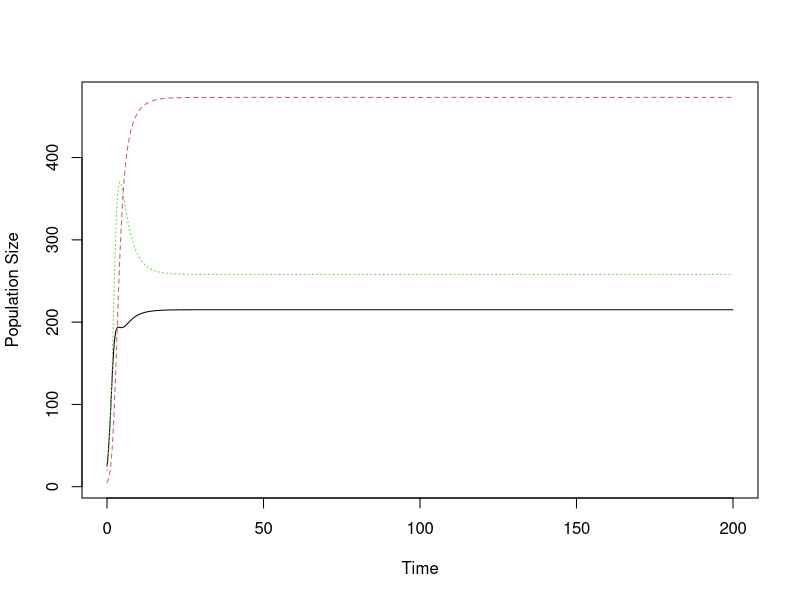
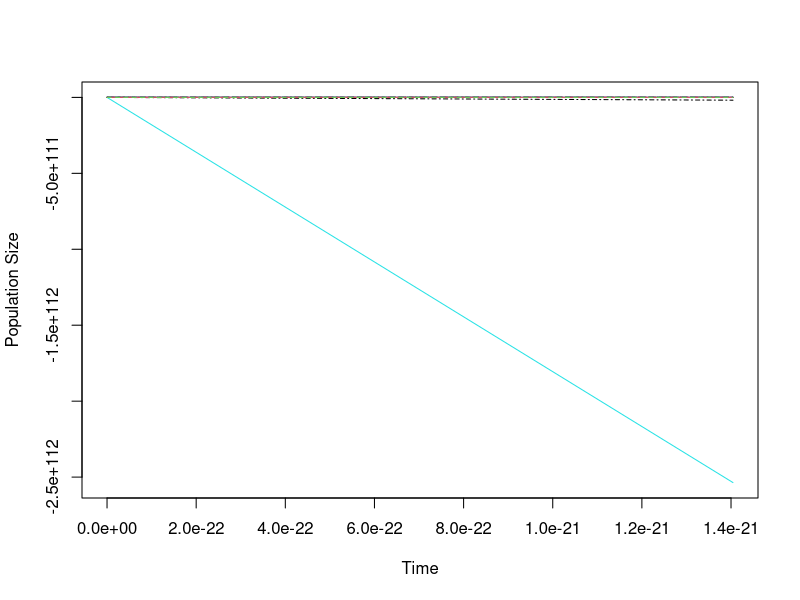
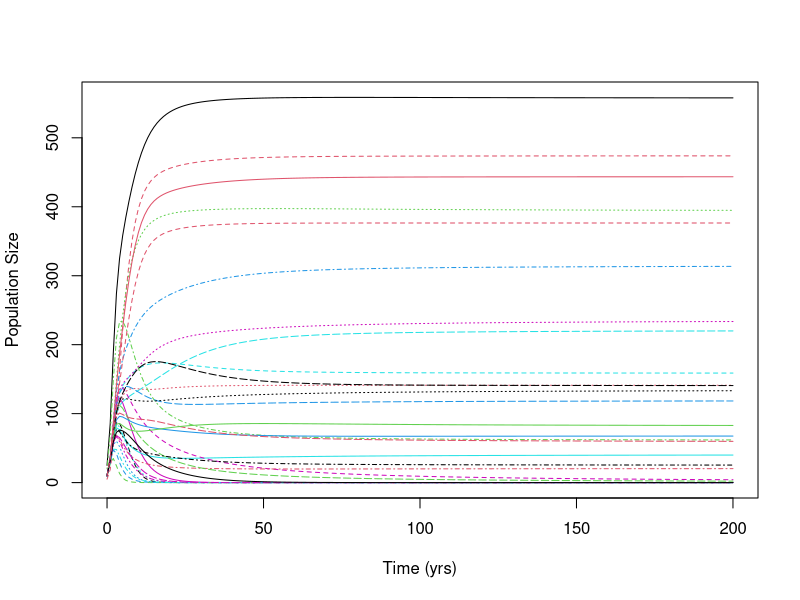
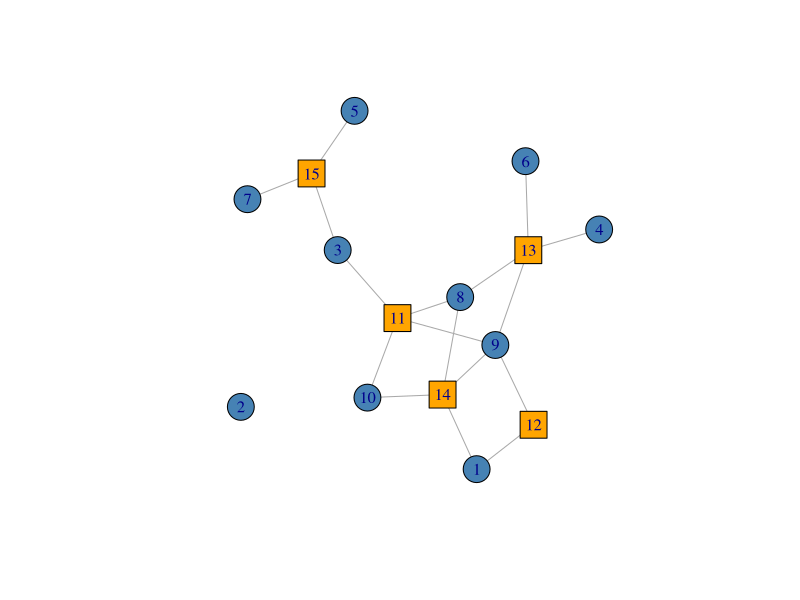
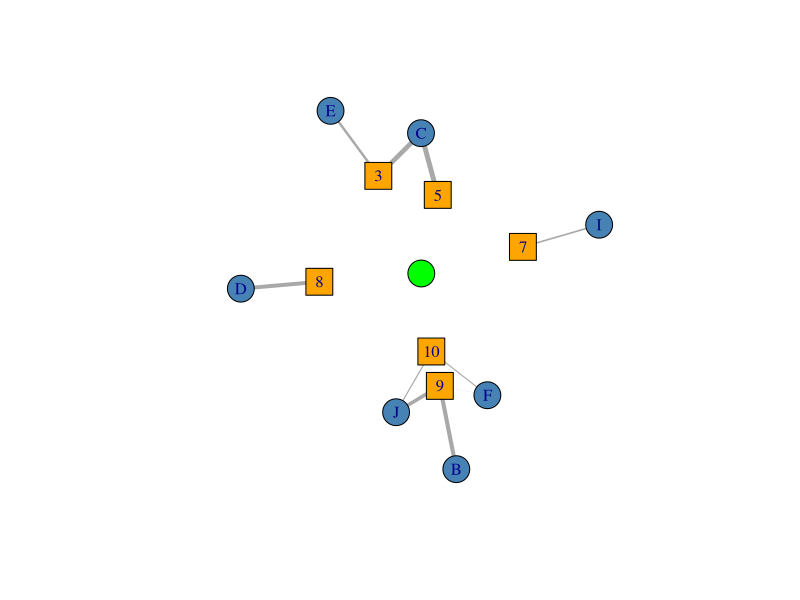
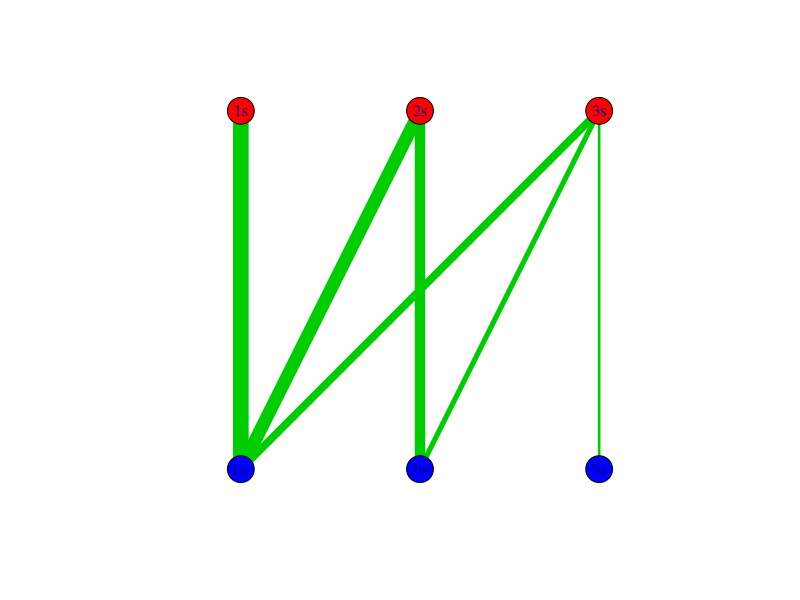
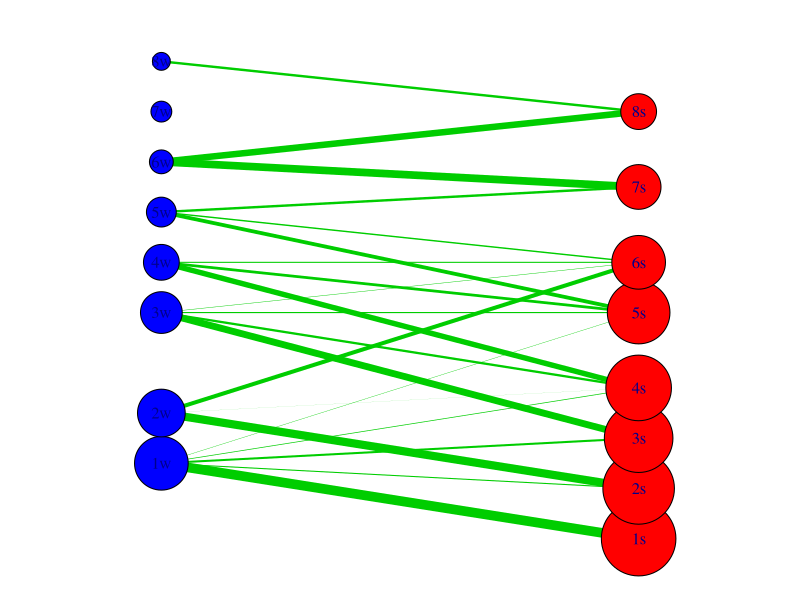

Write R code to recreate these figures, in order.
## ---- chunk 1
knitr::opts_chunk$set(echo = TRUE)
## ---- chunk 2
library(tidyr)
library(dplyr)
library(tidyverse)
library(deSolve)
library(lattice)
library(igraph)
## ---- chunk 3
PredpreyLV <- function(t,y,p){
  N1<-y[1]
  N2<-y[2]
  M1<-y[3]
  with(as.list(p),{
    mdN1dt<-r*m*N1*(1-C*((a*m*N1+b*m*M1)/Ks+(a*m*N1)/Kw1))
    mdN2dt<-r*m*N2*(1-C*((a*m*N2)/Ks+(a*m*N2+b*m*M1)/Kw2))
    mdM1dt<-r*m*M1*(1-C*((a*m*M1+b*m*N1)/Ks+(a*m*M1+b*m*N2)/Kw2))
    return(list(c(mdN1dt,mdN2dt,mdM1dt)))        
  })
}

r<-0.5;
a<-1;
b<-1;
C<-0.5;
m<-3
Ks<-2000;
Kw1<-500;
Kw2<-1700
p<-(c(r=r,a=a,b=b,C=C,m=m,Ks=Ks,Kw1=Kw1,Kw2=Kw2))
y0<-c(N1=25,N2=5,M1=20)
times<-seq(0,200,0.1)
LV.out<-ode(y=y0,times,PredpreyLV,p)
print(LV.out)

matplot(LV.out[,1],LV.out[,2:4],type="l",ylab="Population Size",xlab="Time")
## ---- chunk 4
PredpreyLV <- function(t,y,p){
  N1<-y[1]
  N2<-y[2]
  N3<-y[3]
  N4<-y[4]
  N5<-y[5]
  N6<-y[6]
  N7<-y[7]
  N8<-y[8]
  M1<-y[9]
  M2<-y[9]
  M3<-y[9]
  M4<-y[9]
  M5<-y[9]
  M6<-y[9]
  M7<-y[9]
  M8<-y[9]
  M9<-y[9]
  M10<-y[10]
  M11<-y[11]
  M12<-y[12]
  M13<-y[13]
  M14<-y[14]
  M15<-y[15]
  M16<-y[16]
  M17<-y[17]
  M18<-y[18]
  M19<-y[19]
  M20<-y[20]
  M21<-y[21]
  M22<-y[22]
  M23<-y[23]
  M24<-y[24]
  M25<-y[25]
  M26<-y[26]
  M27<-y[27]
  M28<-y[28]
  with(as.list(p),{
    mdN1dt<-r*m*N1*(1-C*((a*m*N1)/Ks+(a*m*(N1+M1+M2+M4+M7+M11+M16+M22))/Kw1))
    mdN2dt<-r*m*N2*(1-C*((a*m*(N2+M1))/Ks+(a*m*(N2+M3+M8+M12+M17+M23))/Kw2))
    mdN3dt<-r*m*N3*(1-C*((a*m*(N3+M2+M3))/Ks+(a*m*(N3+M6+M9+M13+M18+M24))/Kw3))
    mdN4dt<-r*m*N4*(1-C*((a*m*(N4+M4+M5+M6))/Ks+(a*m*(N4+M10+M14+M19+M25))/Kw4))
    mdN5dt<-r*m*N5*(1-C*((a*m*(N5+M7+M8+M9+M10))/Ks+(a*m*(N5+M15+M20+M26))/Kw5))
    mdN6dt<-r*m*N6*(1-C*((a*m*(N6+M11+M12+M13+M14+M15))/Ks+(a*m*(N6+M21+M27))/Kw6))
    mdN7dt<-r*m*N7*(1-C*((a*m*(N7+M16+M17+M18+M19+M20+M21))/Ks+(a*m*(N7+M28))/Kw7))
    mdN8dt<-r*m*N8*(1-C*((a*m*(N8+M22+M23+M24+M25+M26+M27+M28))/Ks+(a*m*N8)/Kw8))
    mdM1dt<-r*m*M1*(1-C*((a*m*(M1+N2))/Ks+(a*m*(M1+N1+M2+M4+M7+M11+M16+M22))/Kw1))
    mdM2dt<-r*m*M2*(1-C*((a*m*(M2+N3+M3))/Ks+(a*m*(M2+N1+M1+M4+M7+M11+M16+M22))/Kw1))
    mdM3dt<-r*m*M3*(1-C*((a*m*(M3+N3+M2))/Ks+(a*m**(M3+N2+M5+M8+M12+M17+M23))/Kw2))
    mdM4dt<-r*m*M4*(1-C*((a*m*(M4+N4+M5+M6))/Ks+(a*m*(M4+N1+M1+M2+M7+M11+M16+M22))/Kw1))
    mdM5dt<-r*m*M5*(1-C*((a*m*(M5+N4+M4+M6))/Ks+(a*m*(M5+N2+M3+M8+M12+M17+M23))/Kw2))
    mdM6dt<-r*m*M6*(1-C*((a*m*(M6+N4+M4+M5))/Ks+(a*m*(M6+N3+M9+M13+M18+M24))/Kw3))
    mdM7dt<-r*m*M7*(1-C*((a*m*(M7+N5+M8+M9+M10))/Ks+(a*m*(M1+N1+M2+M4+M7+M11+M16+M22))/Kw1))
    mdM8dt<-r*m*M8*(1-C*((a*m*(M8+N5+M7+M9+M10))/Ks+(a*m*(M5+N2+M3+M8+M12+M17+M23))/Kw2))
    mdM9dt<-r*m*M9*(1-C*((a*m*(M9+N5+M7+M8+M10))/Ks+(a*m*(M6+N3+M9+M13+M18+M24))/Kw3))
    mdM10dt<-r*m*M10*(1-C*((a*m*(M10+N5+M7+M8+M9))/Ks+(a*m*(M10+N4+M14+M19+M25))/Kw4))
    mdM11dt<-r*m*M11*(1-C*((a*m*(N6+M11+M12+M13+M14+M15))/Ks+(a*m*(N1+M1+M2+M4+M7+M11+M16+M22))/Kw1))
    mdM12dt<-r*m*M12*(1-C*((a*m*(N6+M11+M12+M13+M14+M15))/Ks+(a*m*(N2+M3+M8+M12+M17+M23))/Kw2))
    mdM13dt<-r*m*M13*(1-C*((a*m*(N6+M11+M12+M13+M14+M15))/Ks+(a*m*(N3+M6+M9+M13+M18+M24))/Kw3))
    mdM14dt<-r*m*M14*(1-C*((a*m*(N6+M11+M12+M13+M14+M15))/Ks+(a*m*(N4+M10+M14+M19+M25))/Kw4))
    mdM15dt<-r*m*M15*(1-C*((a*m*(N6+M11+M12+M13+M14+M15))/Ks+(a*m*(N5+M15+M20+M26))/Kw5))
    mdM16dt<-r*m*M16*(1-C*((a*m*(N7+M16+M17+M18+M19+M20+M21))/Ks+(a*m*(N1+M1+M2+M4+M7+M11+M16+M22))/Kw1))
    mdM17dt<-r*m*M17*(1-C*((a*m*(N7+M16+M17+M18+M19+M20+M21))/Ks+(a*m*(N2+M3+M8+M12+M17+M23))/Kw2))
    mdM18dt<-r*m*M18*(1-C*((a*m*(N7+M16+M17+M18+M19+M20+M21))/Ks+(a*m*(N3+M6+M9+M13+M18+M24))/Kw2))
    mdM19dt<-r*m*M19*(1-C*((a*m*(N7+M16+M17+M18+M19+M20+M21))/Ks+(a*m*(N4+M10+M14+M19+M25))/Kw2))
    mdM20dt<-r*m*M20*(1-C*((a*m*(N7+M16+M17+M18+M19+M20+M21))/Ks+(a*m*(N5+M15+M20+M26))/Kw2))
    mdM21dt<-r*m*M21*(1-C*((a*m*(N7+M16+M17+M18+M19+M20+M21))/Ks+(a*m*(N6+M21+M27))/Kw2))
    mdM22dt<-r*m*M22*(1-C*((a*m*(N8+M22+M23+M24+M25+M26+M27+M28))/Ks+(a*m*(N1+M1+M2+M4+M7+M11+M16+M22))/Kw2))
    mdM23dt<-r*m*M23*(1-C*((a*m*(N8+M22+M23+M24+M25+M26+M27+M28))/Ks+(a*m*(N2+M3+M8+M12+M17+M23))/Kw2))
    mdM24dt<-r*m*M24*(1-C*((a*m*(N8+M22+M23+M24+M25+M26+M27+M28))/Ks+(a*m*(N3+M6+M9+M13+M18+M24))/Kw2))
    mdM25dt<-r*m*M25*(1-C*((a*m*(N8+M22+M23+M24+M25+M26+M27+M28))/Ks+(a*m*(N4+M10+M14+M19+M25))/Kw2))
    mdM26dt<-r*m*M26*(1-C*((a*m*(N8+M22+M23+M24+M25+M26+M27+M28))/Ks+(a*m*(N5+M15+M20+M26))/Kw2))
    mdM27dt<-r*m*M27*(1-C*((a*m*(N8+M22+M23+M24+M25+M26+M27+M28))/Ks+(a*m*(N6+M21+M27))/Kw2))
    mdM28dt<-r*m*M28*(1-C*((a*m*(N8+M22+M23+M24+M25+M26+M27+M28))/Ks+(a*m*(N7+M28))/Kw2))
    return(list(c(mdN1dt,mdN2dt,mdN3dt,mdN4dt,mdN5dt,mdN6dt,mdN7dt,mdN8dt,mdM1dt,mdM2dt,mdM3dt,mdM4dt,mdM5dt,mdM6dt,mdM7dt,mdM8dt,mdM9dt,mdM10dt,mdM11dt,mdM12dt,mdM13dt,mdM14dt,mdM15dt,mdM16dt,mdM17dt,mdM18dt,mdM19dt,mdM20dt,mdM21dt,mdM22dt,mdM23dt,mdM24dt,mdM25dt,mdM26dt,mdM27dt,mdM28dt)))
  })
}

r<-0.5;
a<-1;
b<-1;
C<-0.5;
m<-3
Ks<-2000;
Kw1<-1800;
Kw2<-1600
Kw3<-1400
Kw4<-1200
Kw5<-1000
Kw6<-800
Kw7<-700
Kw8<-600
p<-(c(r=r,a=a,b=b,C=C,m=m,Ks=Ks,Kw1=Kw1,Kw2=Kw2,Kw3=Kw3,Kw4=Kw4,Kw5=Kw5,Kw6=Kw6,Kw7=Kw7,Kw8=Kw8))
y0<-c(N1=25,N2=5,N3=10,N4=10,N5=10,N6=10,N7=10,N8=10,M1=20,M2=10,M3=0,M4=10,M5=10,M6=10,M7=10,M8=10,M9=10,M10=10,M11=0,M12=10,M13=10,M14=10,M15=10,M16=10,M17=10,M18=10,M19=0,M20=10,M21=10,M22=10,M23=10,M24=10,M25=10,M26=10,M27=0,M28=10)
times<-seq(0,200,1)
LV.out<-ode(y=y0,times,PredpreyLV,p)
print(LV.out)

matplot(LV.out[,1],LV.out[,2:28],type="l",ylab="Population Size",xlab="Time")
## ---- chunk 5
PredpreyLV <- function(t,y,p){
  N1<-y[1]
  N2<-y[2]
  N3<-y[3]
  N4<-y[4]
  N5<-y[5]
  N6<-y[6]
  N7<-y[7]
  N8<-y[8]
  M1<-y[9]
  M2<-y[10]
  M4<-y[11]
  M5<-y[12]
  M6<-y[13]
  M7<-y[14]
  M8<-y[15]
  M9<-y[16]
  M10<-y[17]
  M12<-y[18]
  M13<-y[19]
  M14<-y[20]
  M15<-y[21]
  M16<-y[22]
  M17<-y[23]
  M18<-y[24]
  M20<-y[25]
  M21<-y[26]
  M22<-y[27]
  M23<-y[28]
  M24<-y[29]
  M25<-y[30]
  M26<-y[31]
  M28<-y[32]
  with(as.list(p),{
    mdN1dt<-r*m*N1*(1-C*((a*m*N1)/Ks1+(a*m*(N1+M1+M2+M4+M7+M16+M22))/Kw1))
    mdN2dt<-r*m*N2*(1-C*((a*m*(N2+M1))/Ks2+(a*m*(N2+M8+M12+M17+M23))/Kw2))
    mdN3dt<-r*m*N3*(1-C*((a*m*(N3+M2))/Ks3+(a*m*(N3+M6+M9+M13+M18+M24))/Kw3))
    mdN4dt<-r*m*N4*(1-C*((a*m*(N4+M4+M5+M6))/Ks4+(a*m*(N4+M10+M14+M25))/Kw4))
    mdN5dt<-r*m*N5*(1-C*((a*m*(N5+M7+M8+M9+M10))/Ks5+(a*m*(N5+M15+M20+M26))/Kw5))
    mdN6dt<-r*m*N6*(1-C*((a*m*(N6+M12+M13+M14+M15))/Ks6+(a*m*(N6+M21))/Kw6))
    mdN7dt<-r*m*N7*(1-C*((a*m*(N7+M16+M17+M18+M20+M21))/Ks7+(a*m*(N7+M28))/Kw7))
    mdN8dt<-r*m*N8*(1-C*((a*m*(N8+M22+M23+M24+M25+M26+M28))/Ks8+(a*m*N8)/Kw8))
    mdM1dt<-r*m*M1*(1-C*((a*m*(M1+N2))/Ks2+(a*m*(M1+N1+M2+M4+M7+M16+M22))/Kw1))
    mdM2dt<-r*m*M2*(1-C*((a*m*(M2+N3))/Ks3+(a*m*(M2+N1+M1+M4+M7+M16+M22))/Kw1))
    mdM4dt<-r*m*M4*(1-C*((a*m*(M4+N4+M5+M6))/Ks4+(a*m*(M4+N1+M1+M2+M7+M16+M22))/Kw1))
    mdM5dt<-r*m*M5*(1-C*((a*m*(M5+N4+M4+M6))/Ks4+(a*m*(M5+N2+M8+M12+M17+M23))/Kw2))
    mdM6dt<-r*m*M6*(1-C*((a*m*(M6+N4+M4+M5))/Ks4+(a*m*(M6+N3+M9+M13+M18+M24))/Kw3))
    mdM7dt<-r*m*M7*(1-C*((a*m*(M7+N5+M8+M9+M10))/Ks5+(a*m*(M1+N1+M2+M4+M7+M16+M22))/Kw1))
    mdM8dt<-r*m*M8*(1-C*((a*m*(M8+N5+M7+M9+M10))/Ks5+(a*m*(M5+N2+M8+M12+M17+M23))/Kw2))
    mdM9dt<-r*m*M9*(1-C*((a*m*(M9+N5+M7+M8+M10))/Ks5+(a*m*(M6+N3+M9+M13+M18+M24))/Kw3))
    mdM10dt<-r*m*M10*(1-C*((a*m*(M10+N5+M7+M8+M9))/Ks5+(a*m*(M10+N4+M14+M25))/Kw4))
    mdM12dt<-r*m*M12*(1-C*((a*m*(N6+M12+M13+M14+M15))/Ks6+(a*m*(N2+M8+M12+M17+M23))/Kw2))
    mdM13dt<-r*m*M13*(1-C*((a*m*(N6+M12+M13+M14+M15))/Ks6+(a*m*(N3+M6+M9+M13+M18+M24))/Kw3))
    mdM14dt<-r*m*M14*(1-C*((a*m*(N6+M12+M13+M14+M15))/Ks6+(a*m*(N4+M10+M14+M25))/Kw4))
    mdM15dt<-r*m*M15*(1-C*((a*m*(N6+M12+M13+M14+M15))/Ks6+(a*m*(N5+M15+M20+M26))/Kw5))
    mdM16dt<-r*m*M16*(1-C*((a*m*(N7+M16+M17+M18+M20+M21))/Ks7+(a*m*(N1+M1+M2+M4+M7+M16+M22))/Kw1))
    mdM17dt<-r*m*M17*(1-C*((a*m*(N7+M16+M17+M18+M20+M21))/Ks7+(a*m*(N2+M8+M12+M17+M23))/Kw2))
    mdM18dt<-r*m*M18*(1-C*((a*m*(N7+M16+M17+M18+M20+M21))/Ks7+(a*m*(N3+M6+M9+M13+M18+M24))/Kw2))
    mdM20dt<-r*m*M20*(1-C*((a*m*(N7+M16+M17+M18+M20+M21))/Ks7+(a*m*(N5+M15+M20+M26))/Kw2))
    mdM21dt<-r*m*M21*(1-C*((a*m*(N7+M16+M17+M18+M20+M21))/Ks7+(a*m*(N6+M21))/Kw2))
    mdM22dt<-r*m*M22*(1-C*((a*m*(N8+M22+M23+M24+M25+M26+M28))/Ks8+(a*m*(N1+M1+M2+M4+M7+M16+M22))/Kw2))
    mdM23dt<-r*m*M23*(1-C*((a*m*(N8+M22+M23+M24+M25+M26+M28))/Ks8+(a*m*(N2+M8+M12+M17+M23))/Kw2))
    mdM24dt<-r*m*M24*(1-C*((a*m*(N8+M22+M23+M24+M25+M26+M28))/Ks8+(a*m*(N3+M6+M9+M13+M18+M24))/Kw2))
    mdM25dt<-r*m*M25*(1-C*((a*m*(N8+M22+M23+M24+M25+M26+M28))/Ks8+(a*m*(N4+M10+M14+M25))/Kw2))
    mdM26dt<-r*m*M26*(1-C*((a*m*(N8+M22+M23+M24+M25+M26+M28))/Ks8+(a*m*(N5+M15+M20+M26))/Kw2))
    mdM28dt<-r*m*M28*(1-C*((a*m*(N8+M22+M23+M24+M25+M26+M28))/Ks8+(a*m*(N7+M28))/Kw2))
    return(list(c(mdN1dt,mdN2dt,mdN3dt,mdN4dt,mdN5dt,mdN6dt,mdN7dt,mdN8dt,mdM1dt,mdM2dt,mdM4dt,mdM5dt,mdM6dt,mdM7dt,mdM8dt,mdM9dt,mdM10dt,mdM12dt,mdM13dt,mdM14dt,mdM15dt,mdM16dt,mdM17dt,mdM18dt,mdM20dt,mdM21dt,mdM22dt,mdM23dt,mdM24dt,mdM25dt,mdM26dt,mdM28dt)))
  })
}

r<-0.5;
a<-1;
b<-1;
C<-0.5;
m<-3
Ks1<-2500;
Ks2<-2400;
Ks3<-2300;
Ks4<-2200;
Ks5<-2100
Ks6<-1800
Ks7<-1500
Ks8<-1200
Kw1<-1800;
Kw2<-1600
Kw3<-1400
Kw4<-1200
Kw5<-1000
Kw6<-800
Kw7<-700
Kw8<-600
p<-(c(r=r,a=a,b=b,C=C,m=m,Ks1=Ks1,Ks2=Ks2,Ks3=Ks3,Ks4=Ks4,Ks5=Ks5,Ks6=Ks6,Ks7=Ks7,Ks8=Ks8,Kw1=Kw1,Kw2=Kw2,Kw3=Kw3,Kw4=Kw4,Kw5=Kw5,Kw6=Kw6,Kw7=Kw7,Kw8=Kw8))
y0<-c(N1=25,N2=5,N3=10,N4=10,N5=10,N6=10,N7=10,N8=10,M1=20,M2=10,M4=10,M5=10,M6=10,M7=10,M8=10,M9=10,M10=10,M12=10,M13=10,M14=10,M15=10,M16=10,M17=10,M18=10,M20=10,M21=10,M22=10,M23=10,M24=10,M25=10,M26=10,M28=10)
times<-seq(0,200,1)
LV.out<-ode(y=y0,times,PredpreyLV,p)
print(LV.out)

matplot(LV.out[,1],LV.out[,2:33],type="l",ylab="Population Size",xlab="Time (yrs)")
## ---- chunk 6
library(igraph)

set.seed(123)

# generate random bipartite graph.
g <- sample_bipartite(10, 5, p=.4)
g

# check the type attribute:
V(g)$type

# define color and shape mappings.
col <- c("steelblue", "orange")
shape <- c("circle", "square")

plot(g,
  vertex.color = col[as.numeric(V(g)$type)+1],
  vertex.shape = shape[as.numeric(V(g)$type)+1]
)
## ---- chunk 7
set.seed(123)
V1 <- sample(LETTERS[1:10], size = 10, replace = TRUE)
V2 <- sample(1:10, size = 10, replace = TRUE)

d <- data.frame(V1 = V1, V2 = V2, weights = runif(10))
d

g <- graph_from_data_frame(d, directed = FALSE)
V(g)$label <- V(g)$name # set labels.

# create a graph connecting central node FOO to each V2.
e <- expand.grid(V2 = unique(d$V2), V2 = "FOO")
e

g2 <- graph.data.frame(e, directed = FALSE)

# join the two graphs.
g <- g + g2

# set type.
V(g)$type <- 1
V(g)[name %in% 1:10]$type <- 2
V(g)[name %in% "FOO"]$type <- 3

V(g)$type

col <- c("steelblue", "orange", "green")
shape <- c("circle", "square", "circle")

plot(g,
     vertex.color = col[V(g)$type],
     vertex.shape = shape[V(g)$type],
     edge.width = E(g)$weights * 5 # optional, plot edges width proportional to weights.
)
## ---- chunk 8
A <- matrix(c(30,0,0,25,20,0,15,10,5),byrow = T, nrow = 3, ncol = 3)
rownames(A) <- c("1s","2s","3s")
colnames(A) <- c("1w","2w","3w")
print(A)

g <- graph.incidence(A, weighted = T)
g

V(g)$type

V(g)$color <- V(g)$type
V(g)$color=gsub("FALSE","red",V(g)$color)
V(g)$color=gsub("TRUE","blue",V(g)$color)
plot(g, edge.color="green3",edge.width=E(g)$weight/2, layout=layout_as_bipartite)
## ---- chunk 9
A <- matrix(c(LV.out[201,2],0,0,0,0,0,0,0,LV.out[201,10],LV.out[201,3],0,0,0,0,0,0,LV.out[201,11],0,LV.out[201,4],0,0,0,0,0,LV.out[201,12],LV.out[201,13],LV.out[201,14],LV.out[201,5],0,0,0,0,LV.out[201,15],LV.out[201,16],LV.out[201,17],LV.out[201,18],LV.out[201,6],0,0,0,0,LV.out[201,19],LV.out[201,20],LV.out[201,21],LV.out[201,22],LV.out[201,7],0,0,LV.out[201,23],LV.out[201,24],LV.out[201,25],0,LV.out[201,26],LV.out[201,27],LV.out[201,8],0,LV.out[201,28],LV.out[201,29],LV.out[201,30],LV.out[201,31],LV.out[201,32],LV.out[201,33],0,LV.out[201,9]),byrow = T, nrow = 8, ncol = 8)
rownames(A) <- c("1s","2s","3s","4s","5s","6s","7s","8s")
colnames(A) <- c("1w","2w","3w","4w","5w","6w","7w","8w")
print(A)

g <- graph.incidence(A, weighted = T)
g

V(g)$type

par(mar = c(0.1, 0.1, 0.1, 0.1))  

l <- layout.bipartite(g)
V(g)$color <- V(g)$type
V(g)$color=gsub("FALSE","red",V(g)$color)
V(g)$color=gsub("TRUE","blue",V(g)$color)
plot(g, edge.color="green3",edge.width=E(g)$weight/60,vertex.size=c(Ks1,Ks2,Ks3,Ks4,Ks5,Ks6,Ks7,Ks8,Kw1,Kw2,Kw3,Kw4,Kw5,Kw6,Kw7,Kw8)/80, layout=l[, c(2,1)])
